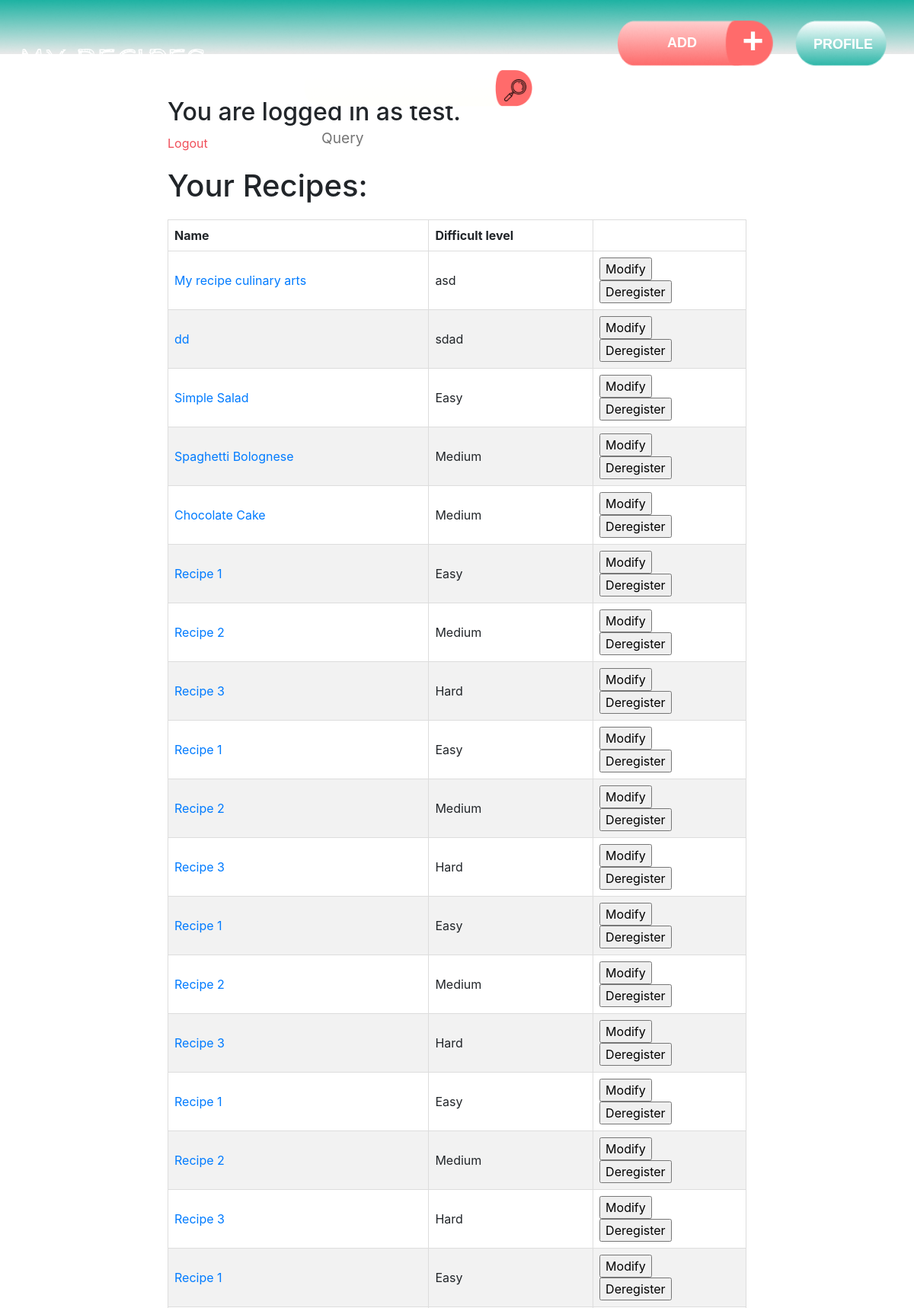
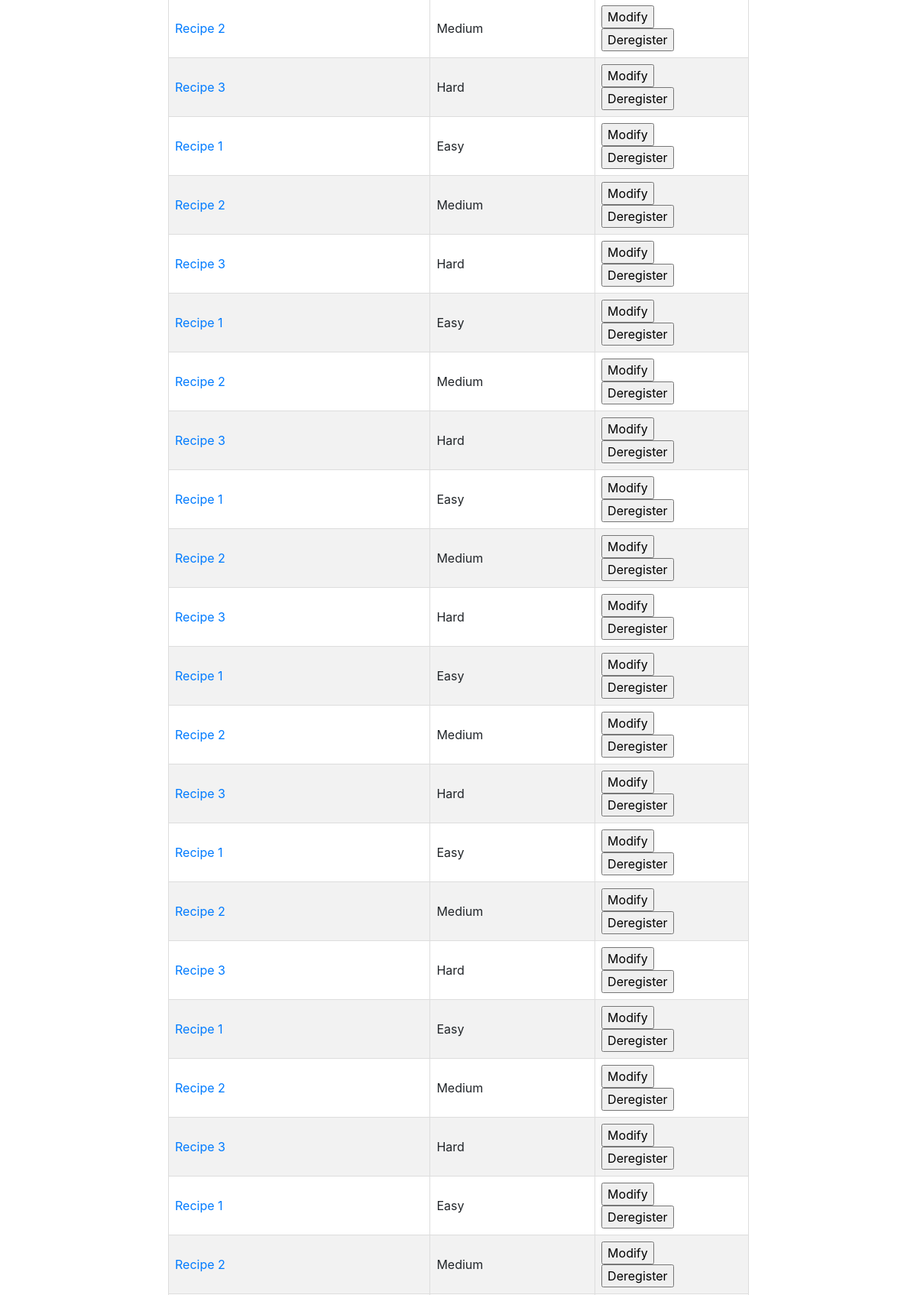
Screenshot of /profile (signed in, upper part) with the database file from the repository (2 pictures, top to bottom).
### tables this page shows
CREATE TABLE "recettes" (
    id INTEGER PRIMARY KEY,
    nom TEXT NOT NULL,
    description TEXT,
    instructions TEXT,
    temps_preparation INTEGER,
    temps_cuisson INTEGER,
    portions INTEGER,
    difficulte TEXT,
    categorie TEXT CHECK(categorie IN ('Culinary Arts', 'Bakery', 'Pastry')),
    ingredients TEXT, 
    photo_url TEXT,
    username TEXT
);

### app.py (the view)
@app.route("/profile")
def profile():
    if not session.get("name"):
        return redirect("/login")
    username = session["name"]
    result = db.execute("SELECT * FROM users WHERE username = ?", (username,))
    if result:
        user = result[0]
        if username == "admin":
            return redirect("/admin")
        recettes = db.execute("SELECT * FROM recettes WHERE username = ?", (username,))
        user_info = {
            "email": user["email"],
            "first_name": user["first_name"],
            "last_name": user["last_name"],
        }
        return render_template("profile.html", recettes=recettes, user_info=user_info)
    else:
        return redirect("/login")

### templates/profile.html (shortened to what this page needs)
{% extends "layout.html" %}
{% block main %}
    <link href="/static/profile.css" rel="stylesheet">
    <div class="profile-container">
        {% if session["name"] %}
            <h2>You are logged in as {{ session["name"] }}.</h2>
            <a href="/logout" class="logout-button">Logout</a>
            <h1>Your Recipes:</h1>
            <table class="recipes-table">
                <thead>
                    <tr>
                        <th>Name</th>
                        <th>Difficult level</th>
                        <th></th>
                    </tr>
                </thead>
                <tbody>
                    {% for recette in recettes %}
                        <tr>
                            <td><a href="detail?id={{ recette["id"] }}">{{ recette.nom }}</a></td>
                            <td>{{ recette.difficulte }}</td>
                            <td>
                                <form action="/modify_recipe/{{ recette.id }}">
                                    <input type="submit" value="Modify">
                                </form>
                                <form action="/delete_recette" method="post">
                                    <input type="submit" value="Deregister">
                                </form>
                            </td>
                        </tr>
                    {% endfor %}
                </tbody>
            </table>
        {% else %}
            <p>Vous n'êtes pas connecté. <a href="/login">Se connecter</a>.</p>
        {% endif %}
    </div>
{% endblock %}

### static/profile.css (style rules this page uses)
.profile-container { max-width: 800px; margin: auto; padding: 20px; }
.logout-button { display: block; margin-top: 10px; margin-bottom: 20px; color: #f04f5a; text-decoration: none; }
.recipes-table { width: 100%; border-collapse: collapse; margin-top: 20px; }
.recipes-table th, .recipes-table td { border: 1px solid #ddd; padding: 8px; text-align: left; }
.recipes-table tr:nth-child(even) { background-color: #f2f2f2; }

### rows the page displays
recettes: nom "My recipe culinary arts", difficulte "asd"
recettes: nom "dd", difficulte "sdad"
recettes: nom "Simple Salad", difficulte "Easy"
recettes: nom "Spaghetti Bolognese", difficulte "Medium"
recettes: nom "Chocolate Cake", difficulte "Medium"
recettes: nom "Recipe 1", difficulte "Easy"
recettes: nom "Recipe 2", difficulte "Medium"
recettes: nom "Recipe 3", difficulte "Hard"
recettes: nom "Recipe 1", difficulte "Easy"
recettes: nom "Recipe 2", difficulte "Medium"
recettes: nom "Recipe 3", difficulte "Hard"
recettes: nom "Recipe 1", difficulte "Easy"
recettes: nom "Recipe 2", difficulte "Medium"
recettes: nom "Recipe 3", difficulte "Hard"
recettes: nom "Recipe 1", difficulte "Easy"
recettes: nom "Recipe 2", difficulte "Medium"
recettes: nom "Recipe 3", difficulte "Hard"
recettes: nom "Recipe 1", difficulte "Easy"
recettes: nom "Recipe 2", difficulte "Medium"
recettes: nom "Recipe 3", difficulte "Hard"
recettes: nom "Recipe 1", difficulte "Easy"
recettes: nom "Recipe 2", difficulte "Medium"
recettes: nom "Recipe 3", difficulte "Hard"
recettes: nom "Recipe 1", difficulte "Easy"
recettes: nom "Recipe 2", difficulte "Medium"
recettes: nom "Recipe 3", difficulte "Hard"
recettes: nom "Recipe 1", difficulte "Easy"
recettes: nom "Recipe 2", difficulte "Medium"
recettes: nom "Recipe 3", difficulte "Hard"
recettes: nom "Recipe 1", difficulte "Easy"
recettes: nom "Recipe 2", difficulte "Medium"
recettes: nom "Recipe 3", difficulte "Hard"
recettes: nom "Recipe 1", difficulte "Easy"
recettes: nom "Recipe 2", difficulte "Medium"
recettes: nom "Recipe 3", difficulte "Hard"
recettes: nom "Recipe 1", difficulte "Easy"
recettes: nom "Recipe 2", difficulte "Medium"
recettes: nom "Recipe 3", difficulte "Hard"
recettes: nom "Recipe 1", difficulte "Easy"
recettes: nom "Recipe 2", difficulte "Medium"

### other values shown
{{ session["name"] }} "test"
